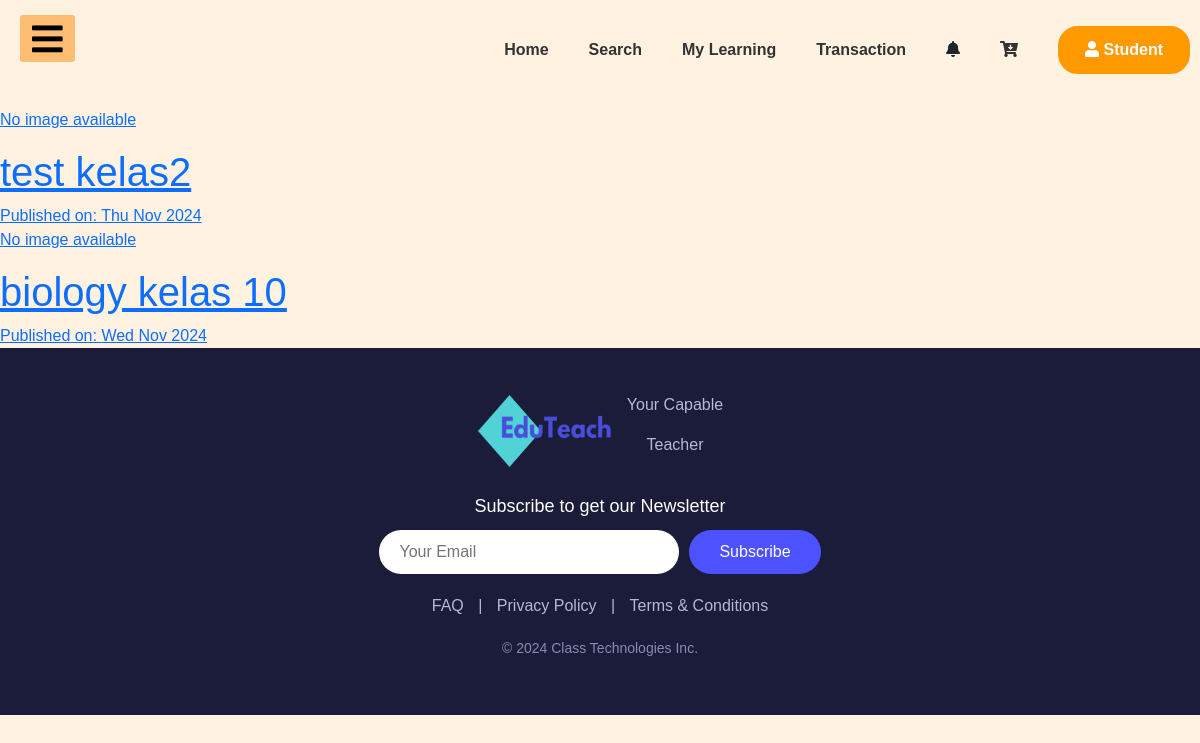
/courses_app/, run on an earlier commit of the app's database.
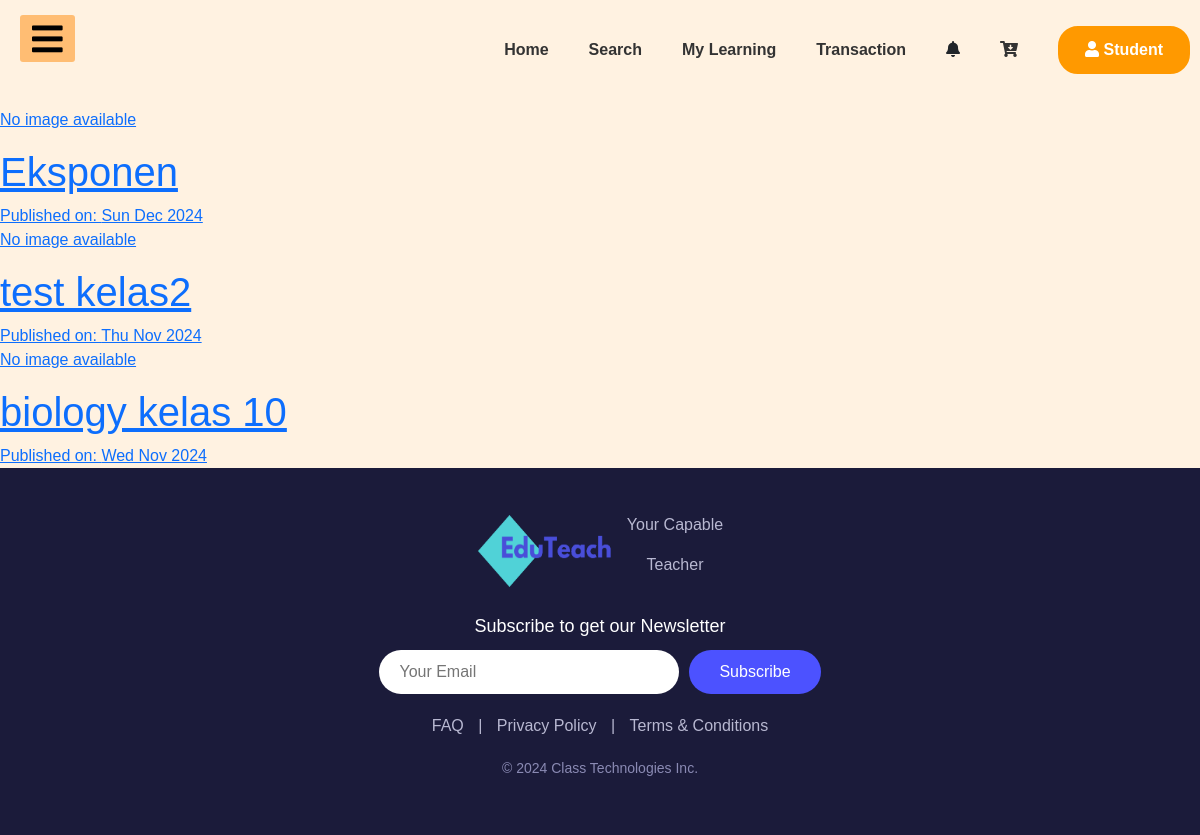
And on a later commit of the database.
### courses_app/models.py (models this page shows, shortened)
class Post(models.Model):
    author = models.ForeignKey(Teacher, on_delete=models.CASCADE)
    title = models.CharField(max_length=200)
    text = models.TextField()
    price = models.DecimalField(max_digits=10, decimal_places=2, default=0.00)
    created_date = models.DateTimeField(default=timezone.now)
    thumbnail = models.ImageField(upload_to='thumbnail',blank=True)
    video = EmbedVideoField(blank=True, null=True)  # Tambahkan field untuk video
    published_date = models.DateTimeField(blank=True, null=True)

### courses_app/views.py (the view)
# urls.py: path('', views.PostListView.as_view(), name='post_list'),
class PostListView(ListView):
    model = Post
    def get_queryset(self):
        return Post.objects.filter(published_date__lte=timezone.now()).order_by('-published_date')

### courses_app/templates/courses_app/post_list.html
{% extends 'dashboard_app/base_dashboard_student.html' %}
{% block body_block %}
<div class="centerstage">
    {% for post in post_list %}
        <a href="{% url 'post_detail' pk=post.pk %}">
            {% if post.thumbnail %}
                <img src="{{ post.thumbnail.url }}" alt="Thumbnail">
            {% else %}
                <p>No image available</p>
            {% endif %}
            <h1>{{ post.title }}</h1>
            <div class="date">
                Published on: {{post.published_date | date:"D M Y"}}
            </div>
        </a>
    {% endfor %}
</div>
{% endblock %}

### templates/dashboard_app/base_dashboard_student.html (shortened to what this page needs)
<!DOCTYPE html>
{% load static %}
<html lang="en">
<head>
    <link rel="stylesheet" href="https://cdnjs.cloudflare.com/ajax/libs/font-awesome/5.15.3/css/all.min.css"/>
    <link href="https://cdn.jsdelivr.net/npm/bootstrap@5.3.3/dist/css/bootstrap.min.css" rel="stylesheet">
    <link rel="stylesheet" href="{% static 'css/base_dashboard.css' %}">
</head>
<body>
    <div class="containerr">
        <ul class="nav-links">
          <li><a href="{% url 'user_app:studentdashboard' %}">Home</a></li>
          <li><a href="{% url 'post_list' %}">Search</a></li>
          <li><a href="#">My Learning</a></li>
          <li><a href="#">Transaction</a></li>
          <li><a><i class="fas fa-bell"></i></a></li>
          <li><a href="{% url 'user_app:studentprofile' %}"><i class="fas fa-cart-arrow-down"></i></a></li>
          <button class="button"><i class="fas fa-user"></i> Student</button>
        </ul>
    </div>
    <label for="check">
        <i class="fas fa-bars" id="btn"></i>
    </label>
    {% block body_block %}
    {% endblock %}
    <footer>
        <div class="footer-container">
          <div class="footer-logo">
            <img class = "logo"src="{% static 'img/Desain tanpa judul.png' %}" >
            <div class="logo-text">
              <p>Your Capable </p><p>Teacher</p>
            </div>
          </div>
          <div class="newsletter">
            <p>Subscribe to get our Newsletter</p>
            <form>
              <input type="email" placeholder="Your Email" required>
              <button type="submit">Subscribe</button>
            </form>
          </div>
          <div class="footer-links">
            <a href="{% url 'user_app:faq'%}">FAQ</a> |
            <a href="#">Privacy Policy</a> |
            <a href="#">Terms & Conditions</a>
          </div>
          <div class="footer-bottom">
            <p>&copy; 2024 Class Technologies Inc.</p>
          </div>
        </div>
    </footer>
</body>
</html>

### static/css/base_dashboard.css (style rules this page uses)
* { padding: 0; margin: 0; list-style: none; text-decoration: none; }
body { font-family: 'Roboto', sans-serif; background-color: #FFF2E1; }
label #btn,label #cancel { position: absolute; background: #FFBD73; border-radius: 3px; cursor: pointer; }
label #btn { left: 20px; top: 15px; font-size: 35px; color: rgb(0, 0, 0); padding: 6px 12px; transition: all .5s; }
footer { background-color: #1b1b3a; padding: 40px 20px; color: #fff; text-align: center; }
.footer-container { max-width: 1200px; margin: 0 auto; }
.footer-logo { display: flex; justify-content: center; align-items: center; margin-bottom: 20px; }
.footer-logo img { width: 140px; height: 80px; margin-right: 10px; }
.footer-logo .logo-text p { margin-top: 5px; color: #b8b8d1; }
.newsletter { margin: 20px 0; }
.newsletter p { font-size: 18px; margin-bottom: 10px; }
.newsletter form { display: flex; justify-content: center; }
.newsletter input { padding: 10px 20px; border: none; border-radius: 30px; width: 300px; font-size: 16px; outline: none; }
.newsletter button { padding: 10px 30px; margin-left: 10px; background-color: #4c52ff; color: #fff; border: none; border-radius: 30px; font-size: 16px; cursor: pointer; transition: background-color 0.3s ease; }
.footer-links { margin: 20px 0; color: #b8b8d1; }
.footer-links a { color: #b8b8d1; margin: 0 10px; text-decoration: none; }
.footer-bottom { margin-top: 20px; font-size: 14px; color: #8a8ab3; }
* { box-sizing: border-box; }
body { font-family: Arial, Helvetica, sans-serif; margin: 0; }
.containerr { margin-top: 1em; display: flex; flex-direction: row-reverse; justify-content: space-between; align-items: center; text-align: left; padding: 10px; background-color: #FFF2E1; }
.nav-links { display: flex; list-style: none; padding: 0; margin: 0; text-align: center; align-items: center; }
.nav-links li { margin-right: 40px; }
.nav-links li a { text-decoration: none; color: #333; font-weight: bold; }
.button { background-color: #FF9900; color: #FFFFFF; padding: 10px 25px; border-radius: 20px; border: 2px solid #FF9900; text-decoration: none; font-weight: bold; }

What changed in the data, as far as the page shows it:
added Post: thumbnail "No image available", title "Eksponen", published_date "Sun Dec 2024"
